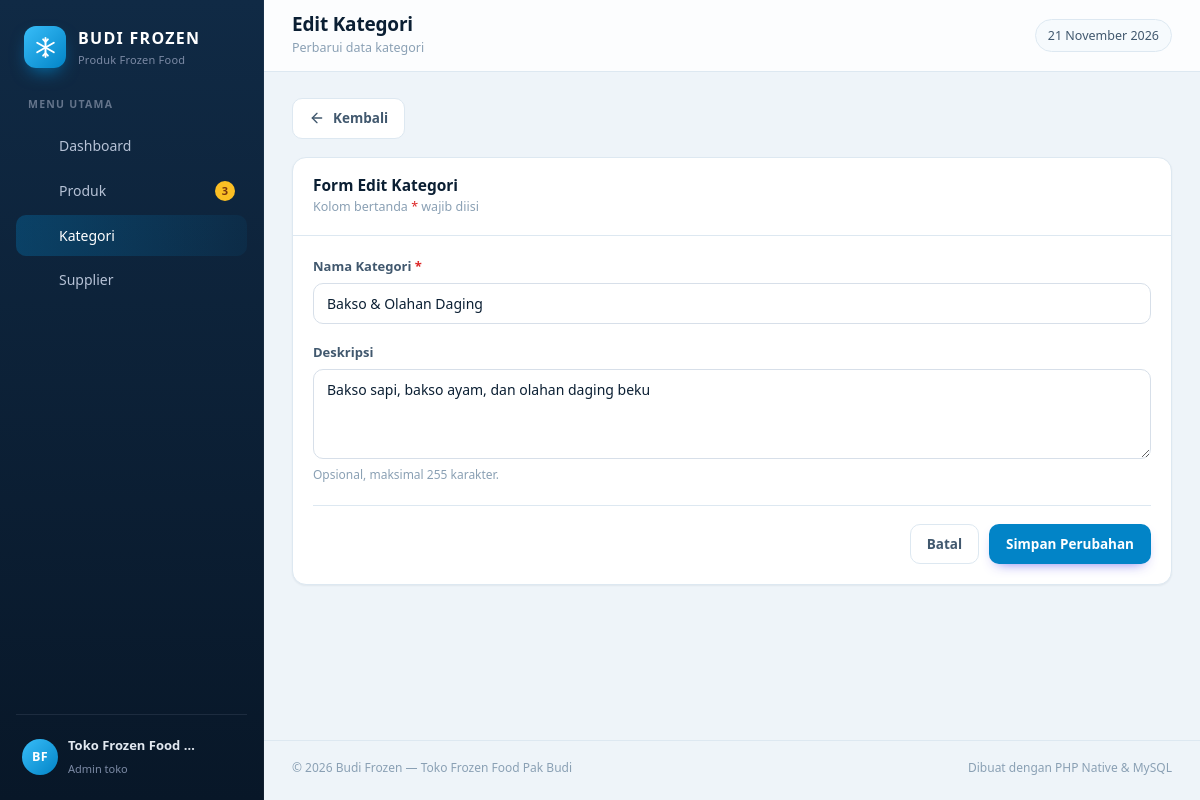
Page /kategori/form.php?id=2 on the committed database.
### tables this page shows
CREATE TABLE kategori (
  id            INT UNSIGNED NOT NULL AUTO_INCREMENT,
  nama_kategori VARCHAR(80) NOT NULL,
  deskripsi     VARCHAR(255) NULL,
  dibuat        TIMESTAMP NOT NULL DEFAULT CURRENT_TIMESTAMP,
  PRIMARY KEY (id),
  UNIQUE KEY uq_kategori_nama (nama_kategori)
);

### includes/fungsi.php (called while the page is built, shortened)
<?php
function e(?string $text): string
{
    return htmlspecialchars((string) $text, ENT_QUOTES, 'UTF-8');
}
function url(string $path = ''): string
{
    return BASE_URL . '/' . ltrim($path, '/');
}

### kategori/form.php (the view, shortened to what this page needs)
<?php
require __DIR__ . '/../config/config.php';
$id     = (int) ($_GET['id'] ?? 0);
$isEdit = $id > 0;
$data = [
    'nama_kategori' => '',
    'deskripsi'     => '',
];
if ($isEdit) {
    $stmt = $pdo->prepare('SELECT * FROM kategori WHERE id = :id LIMIT 1');
    $stmt->execute(['id' => $id]);
    $kategori = $stmt->fetch();
    $data = $kategori;
}
$errors = [];
require __DIR__ . '/../includes/header.php';
?>
<div class="page-actions">
    <a class="btn btn-outline" href="<?= url('kategori/index.php') ?>">
        <svg viewBox="0 0 24 24" fill="none" stroke="currentColor" stroke-width="2" stroke-linecap="round" stroke-linejoin="round"><line x1="19" y1="12" x2="5" y2="12"/><polyline points="12 19 5 12 12 5"/></svg>
        Kembali
    </a>
</div>
<div class="card">
    <div class="card-head">
        <div>
            <h2><?= $isEdit ? 'Form Edit Kategori' : 'Form Kategori Baru' ?></h2>
            <p>Kolom bertanda <span style="color: var(--danger)">*</span> wajib diisi</p>
        </div>
    </div>
    <div class="card-body">
        <form method="post" action="<?= url('kategori/form.php' . ($isEdit ? '?id=' . $id : '')) ?>" novalidate>
            <div class="form-grid">
                <div class="form-group full">
                    <label class="form-label" for="nama_kategori">Nama Kategori <span class="req">*</span></label>
                    <input class="form-control <?= isset($errors['nama_kategori']) ? 'is-invalid' : '' ?>" type="text" id="nama_kategori" name="nama_kategori"
                           value="<?= e((string) $data['nama_kategori']) ?>" maxlength="80" placeholder="Contoh: Nugget & Sosis" required>
                </div>
                <div class="form-group full">
                    <label class="form-label" for="deskripsi">Deskripsi</label>
                    <textarea class="form-control" id="deskripsi" name="deskripsi" maxlength="255"
                              placeholder="Keterangan singkat mengenai kategori ini"><?= e((string) $data['deskripsi']) ?></textarea>
                    <span class="form-hint">Opsional, maksimal 255 karakter.</span>
                </div>
            </div>
            <div class="form-actions">
                <a class="btn btn-outline" href="<?= url('kategori/index.php') ?>">Batal</a>
                <button class="btn btn-primary" type="submit"><?= $isEdit ? 'Simpan Perubahan' : 'Simpan Kategori' ?></button>
            </div>
        </form>
    </div>
</div>
<?php require __DIR__ . '/../includes/footer.php'; ?>

### assets/css/style.css (style rules this page uses)
:root { --bg: #eef4f9; --surface: #ffffff; --surface-2: #f6fafd; --border: #dde8f1; --text: #0b1f33; --text-soft: #41586e; --text-muted: #8aa0b4; --primary: #0284c7; --primary-dark: #0369a1; --primary-soft: #e0f2fe; --success: #059669; --success-soft: #ecfdf5; --warning: #d97706; --warning-soft: #fffbeb; --danger: #dc2626; --danger-soft: #fef2f2; --sidebar: #0b1f33; --sidebar-soft: #14304b; --radius: 14px; --radius-sm: 9px; --shadow-sm: 0 1px 2px rgba(11, 31, 51, .06); --shadow: 0 10px 30px -12px rgba(11, 31, 51, .2); --sidebar-w: 264px; }
* { box-sizing: border-box; }
html, body { margin: 0; padding: 0; }
body { font-family: "Segoe UI", system-ui, -apple-system, "Helvetica Neue", Arial, sans-serif; background: var(--bg); color: var(--text); font-size: 14.5px; line-height: 1.55; -webkit-font-smoothing: antialiased; }
a { color: var(--primary); text-decoration: none; }
h1, h2, h3, h4 { margin: 0; line-height: 1.25; font-weight: 700; }
p { margin: 0; }
svg { display: block; }
.card { background: var(--surface); border: 1px solid var(--border); border-radius: var(--radius); box-shadow: var(--shadow-sm); }
.card-head { display: flex; align-items: center; gap: 14px; padding: 18px 20px; border-bottom: 1px solid var(--border); }
.card-head h2 { font-size: 15.5px; }
.card-head p { font-size: 12.5px; color: var(--text-muted); margin-top: 2px; }
.card-body { padding: 20px; }
.page-actions { display: flex; flex-wrap: wrap; align-items: center; gap: 10px; margin-bottom: 18px; }
.btn { display: inline-flex; align-items: center; justify-content: center; gap: 8px; padding: 9px 16px; border-radius: 10px; border: 1px solid transparent; font-size: 13.5px; font-weight: 600; font-family: inherit; cursor: pointer; transition: background .15s ease, border-color .15s ease, color .15s ease, box-shadow .15s ease; white-space: nowrap; text-decoration: none; }
.btn svg { width: 16px; height: 16px; }
.btn-primary { background: var(--primary); color: #fff; box-shadow: 0 6px 14px -8px rgba(79, 70, 229, .9); }
.btn-outline { background: var(--surface); border-color: var(--border); color: var(--text-soft); }
.form-grid { display: grid; grid-template-columns: repeat(2, minmax(0, 1fr)); gap: 18px; }
.form-group { display: flex; flex-direction: column; gap: 7px; }
.form-group.full { grid-column: 1 / -1; }
.form-label { font-size: 13px; font-weight: 600; color: var(--text-soft); }
.form-label .req { color: var(--danger); }
.form-control { width: 100%; padding: 10px 13px; border: 1px solid #d7dfe9; border-radius: 10px; background: #fff; font-size: 14px; font-family: inherit; color: var(--text); transition: border-color .15s ease, box-shadow .15s ease; appearance: none; }
textarea.form-control { min-height: 90px; resize: vertical; }
.form-hint { font-size: 12px; color: var(--text-muted); }
.form-actions { display: flex; justify-content: flex-end; gap: 10px; padding-top: 18px; margin-top: 20px; border-top: 1px solid var(--border); }

### rows in the picture
kategori: nama_kategori "Bakso & Olahan Daging", deskripsi "Bakso sapi, bakso ayam, dan olahan daging beku"

### other values in the picture
$item['label'] "Dashboard"
$item['label'] "Produk"
$notifStok "3"
$item['label'] "Kategori"
$item['label'] "Supplier"
TOKO_NAMA "Toko Frozen Food…"
$pageTitle "Edit Kategori"
$pageSubtitle "Perbarui data kategori"
APP_NAME "Budi Frozen"
TOKO_NAMA "Toko Frozen Food Pak Budi"
